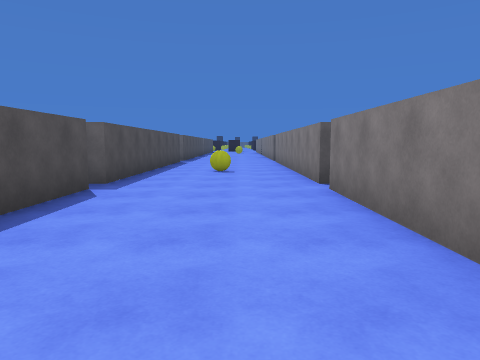
view 1 (above)

12 first-person views from a walk through a 3-D level made in the Unity game engine. The camera is 1.3 m above the floor, tilts 6° down and sees 70° across. The floor is counted in squares, 2 m on a side. Each view is taken from the middle of a square. On the plan, view 1 faces up. The plan holds only what a view shows up to about 10 squares ahead; the rest is blank. The place goes on beyond the plan. The player character is not drawn.

view 2
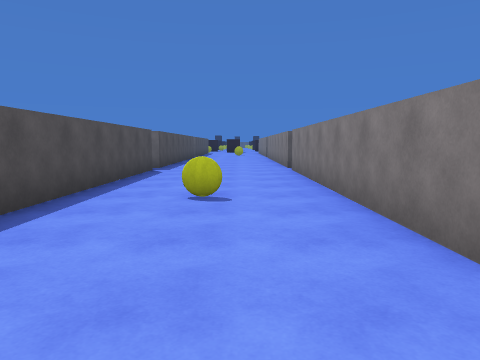

view 3
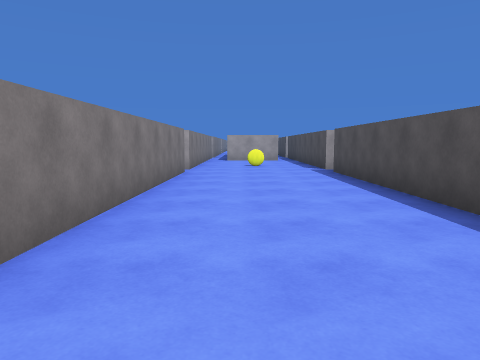

view 4
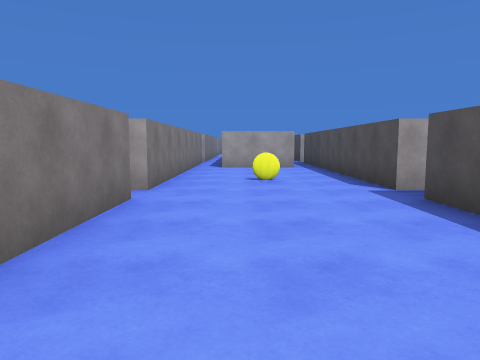

view 5
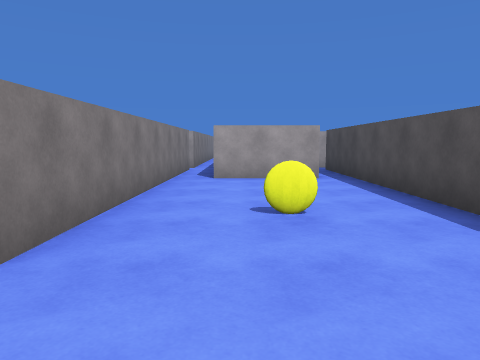

view 6
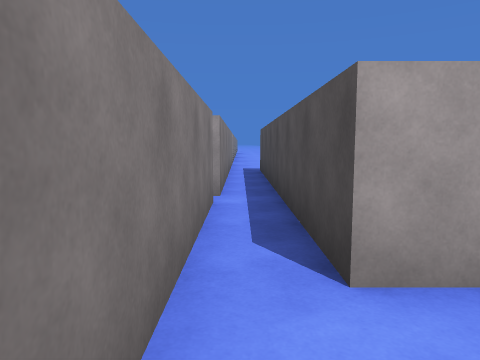

view 7
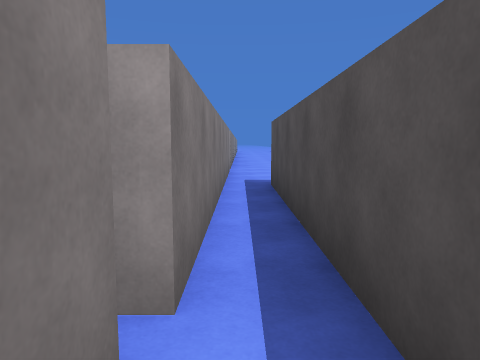

view 8
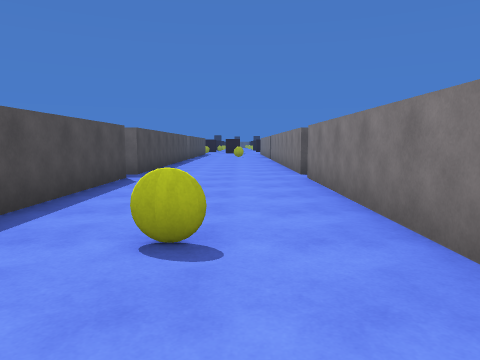

view 9
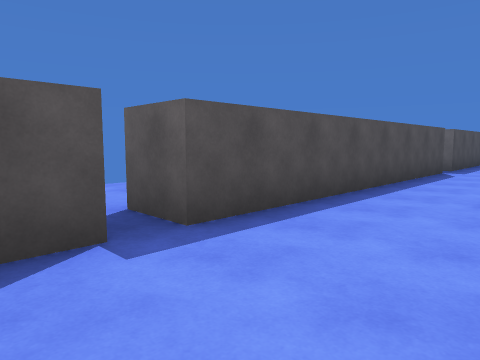

view 10
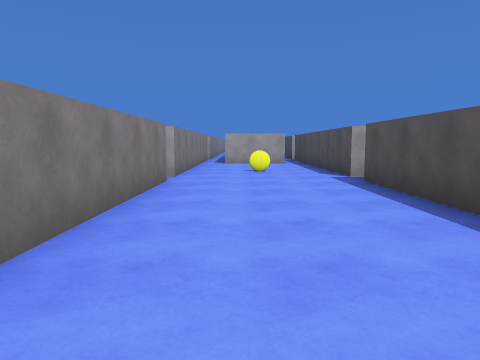

view 11
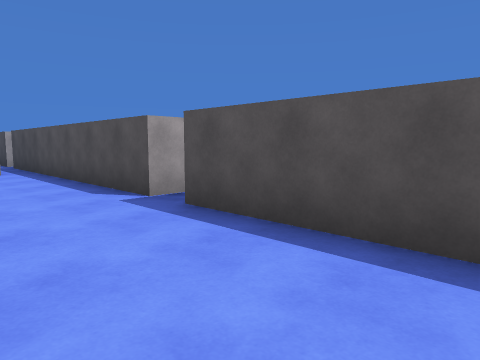

view 12
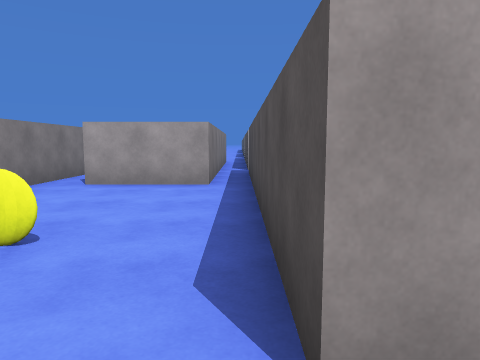

### Floor plan
Points are (right, up) in squares from view 1. A wall is a line through its corners. A room is listed if a view was taken in it or the views show most of it. See-through windows are left out.
Room 1 (views 1, 2, 3, 4, 5, 6, 8, 9, 10, 11, 12)
walls: (-2.2, 5) (-2.2, -2.1); (1.3, 5.5) (1.3, 12.6); (1.3, -2.1) (1.3, 5); (-2.8, -2.8) (-2.2, -2.8) (-2.2, -7.5); (-2.2, 12.6) (-2.2, 5.6) (-3.2, 5.6); (1.3, 13.4) (1.3, 14.5); (-2.2, 14.5) (-2.2, 13.2); (-1.5, -7.5) (0.5, -7.5); (1.3, -7.5) (1.3, -2.8)
ways out: opening at (1, -8.5) to room 2; opening at (-2, -8.5) to room 3; gap at (-3, 5); gap at (2, 5)
Room 2 (view 7)
walls: (1.3, -9.9) (1.3, -7.5); (1.3, -12.5) (1.3, -10.2); (0.5, -7.5) (0.5, -12.5)
ways out: opening at (1, -8.5) to room 1
Room 3 (no view inside)
walls: (-2.2, -10.5) (-2.2, -11.6); (-1.5, -11.8) (-1.5, -7.5); (-2.2, -7.5) (-2.2, -9.9)
ways out: opening at (-2, -8.5) to room 1

Positions as (right, up) in squares from view 1, and headings:
1: (0, 0), facing up
2: (0, 4), facing up
3: (0, 6), facing down
4: (0, 2), facing down
5: (0, -1), facing down
6: (1, -6), facing down
7: (1, -9), facing down
8: (0, 6), facing up
9: (0, 4), facing up-left
10: (0, 4), facing down
11: (0, 1), facing down-left
12: (-2, -2), facing down
